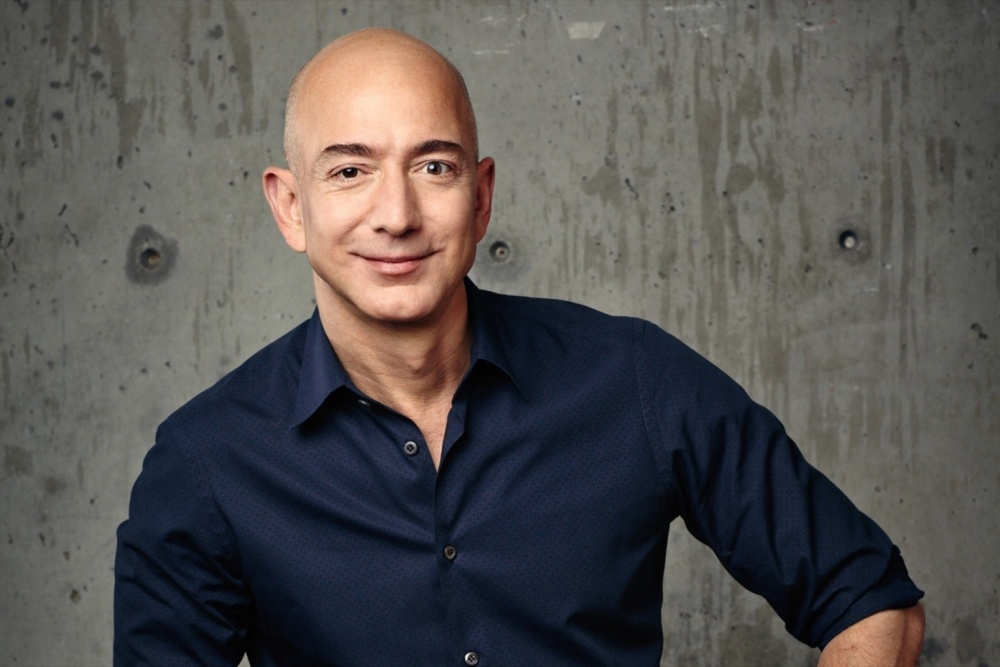
#> input picture faces/1.jpeg, 1000 x 667 px, shrunk from 2000 x 1334 before the run; its folder holds only this picture in this run
$ jupyter execute --allow-errors main.ipynb
#> lines starting #> are read from the running program, lines starting #| are printed output that depends on the picture; after the words box and inside, x2 and y2 are one past the last pixel; in counts of white or black regions, pixels touching at a corner belong together
# Task 1 : Face,Eye,Mouth,Nose Detection

[cell 1]
import cv2
import numpy as np
import os

[cell 2]
face = cv2.CascadeClassifier('classifiers/face_classifier.xml')
eye = cv2.CascadeClassifier('classifiers/eye_classifier.xml')
nose = cv2.CascadeClassifier('classifiers/nose_classifier.xml')
mouth = cv2.CascadeClassifier('classifiers/mouth_classifier.xml')

[cell 3]
images = os.listdir('J://python program//AISC//COTM 3//faces/')
for image in images:
    img = cv2.imread(f'faces/{image}')
#> img is the input picture: shape (667, 1000, 3); mean B, G, R 82, 83.3, 86.1
    gray = cv2.imread(f'faces/{image}')
    gray = cv2.cvtColor(gray, cv2.COLOR_BGR2RGB)
    faces = face.detectMultiScale(gray,1.1,25)
#> faces = [[273, 76, 235, 235]]
    eyes = eye.detectMultiScale(gray,1.1,25)
#> eyes = [[826, 220, 40, 40], [481, 232, 36, 36], [407, 140, 55, 55], [121, 230, 53, 53], [317, 143, 61, 61]]
    mouths = mouth.detectMultiScale(gray,1.6,25)
#> mouths = [[343, 235, 102, 61]]
    noses = nose.detectMultiScale(gray,1.5,11)
#> noses = [[363, 199, 61, 51], [349, 188, 91, 76]]
    for (a,b,c,d) in faces:
        cv2.rectangle(img, (a,b), (a+c,b+d), (255,0,0),2)
        cv2.putText(img, "Face", (a,b), cv2.FONT_HERSHEY_PLAIN, 2, (255,0,0),2)
#> this loop made 1 pass
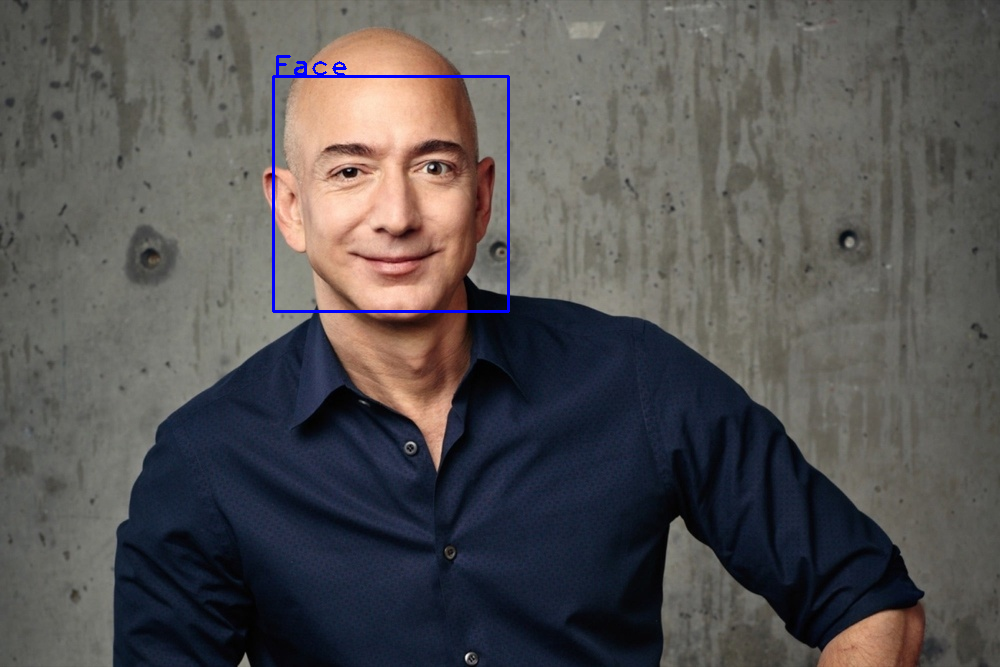
#> img: shape (667, 1000, 3); 0.48% of pixels changed, all inside (x1, y1, x2, y2) = (272, 55, 510, 313)


    for (a,b,c,d) in eyes:
        cv2.rectangle(img, (a,b), (a+c,b+d), (0,255,0),2)
        cv2.putText(img, "Eye", (a,b), cv2.FONT_HERSHEY_PLAIN, 2, (0,255,0),2)
#> this loop made 5 passes
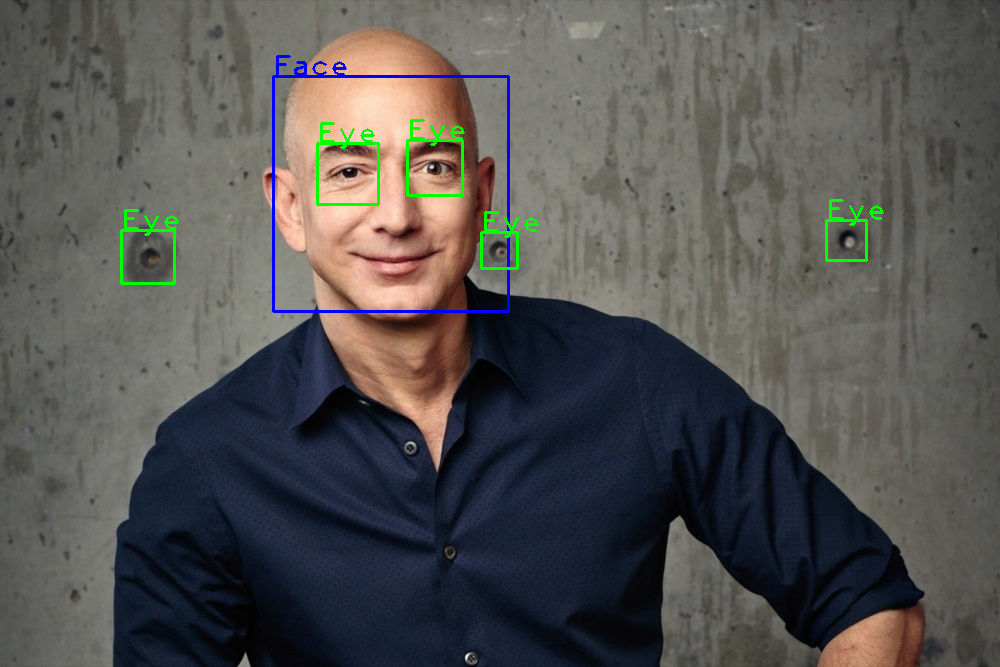
#> img: shape (667, 1000, 3); 0.68% of pixels changed, all inside (x1, y1, x2, y2) = (120, 119, 884, 285)
    for (a,b,c,d) in noses:
        cv2.rectangle(img, (a,b), (a+c,b+d), (0,0,255),2)
        cv2.putText(img, "Nose", (a,b), cv2.FONT_HERSHEY_PLAIN, 2, (0,0,255),2)
#> this loop made 2 passes
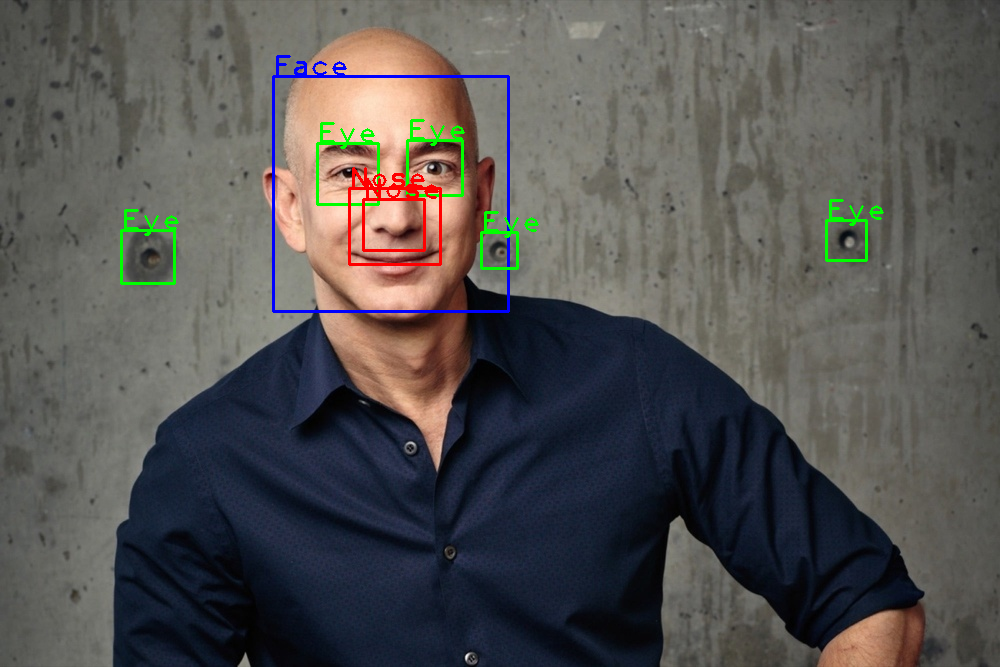
#> img: shape (667, 1000, 3); 0.37% of pixels changed, all inside (x1, y1, x2, y2) = (348, 167, 442, 266)
    for (a,b,c,d) in mouths:
        cv2.rectangle(img, (a,b), (a+c,b+d), (255,0,255),2)
        cv2.putText(img, "Mouth", (a,b), cv2.FONT_HERSHEY_PLAIN, 2, (255,0,255),2)
#> this loop made 1 pass
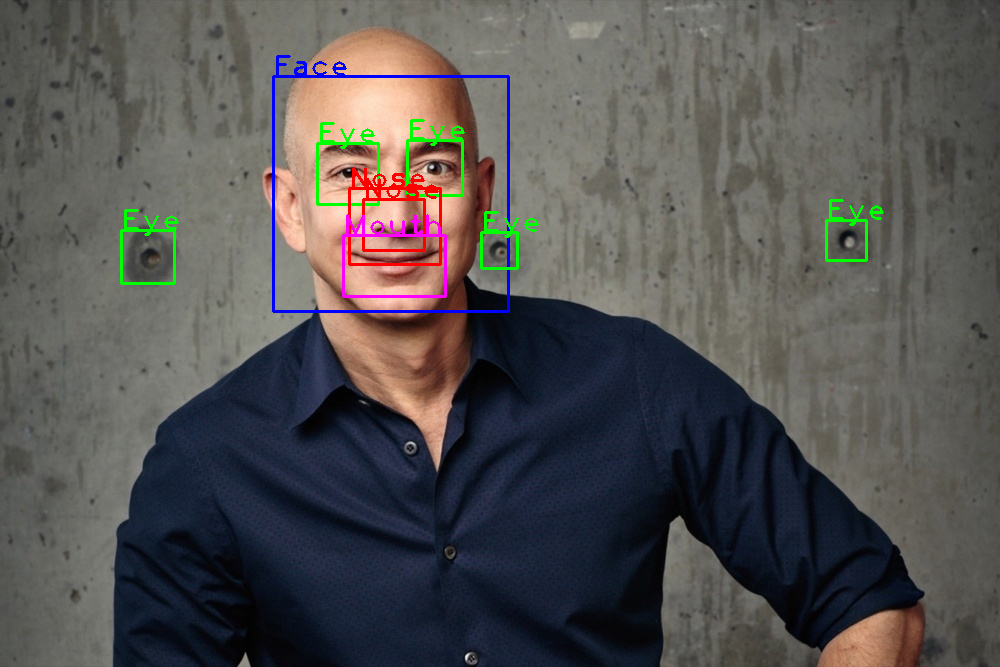
#> img: shape (667, 1000, 3); 0.23% of pixels changed, all inside (x1, y1, x2, y2) = (342, 214, 447, 298)
    cv2.imwrite(f'detected/{image}', img)
#{"blue":(255,0,0), "red":(0,0,255), "green":(0,255,0), "white":(255,255,255)

$ run again, on faces/13.jpg
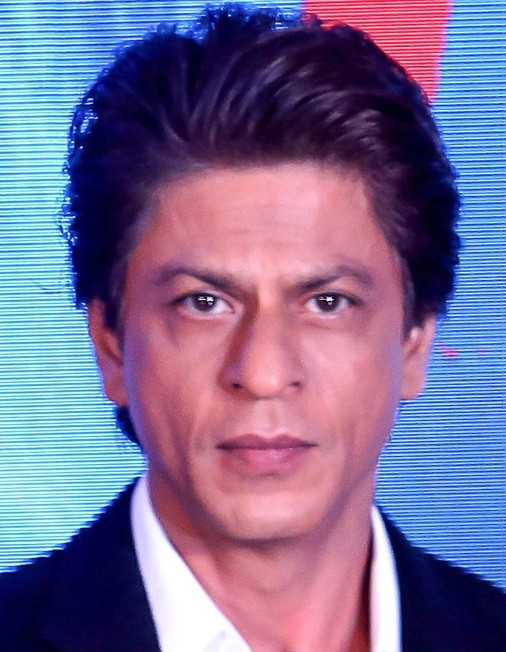
#> input picture faces/13.jpg, 506 x 652 px
#> img is the input picture: shape (652, 506, 3); mean B, G, R 149.2, 108.6, 122.7
#> faces = [[86, 169, 347, 347]]
#> eyes = [[288, 267, 72, 72], [163, 267, 72, 72]]
#> mouths = [[214, 429, 102, 61], [185, 407, 164, 98]]
#> noses = [[214, 341, 91, 76]]
#> the loop `for (a,b,c,d) in faces:` made 1 pass
#> the loop `for (a,b,c,d) in eyes:` made 2 passes
#> the loop `for (a,b,c,d) in noses:` made 1 pass
#> after the loop `for (a,b,c,d) in noses:`:
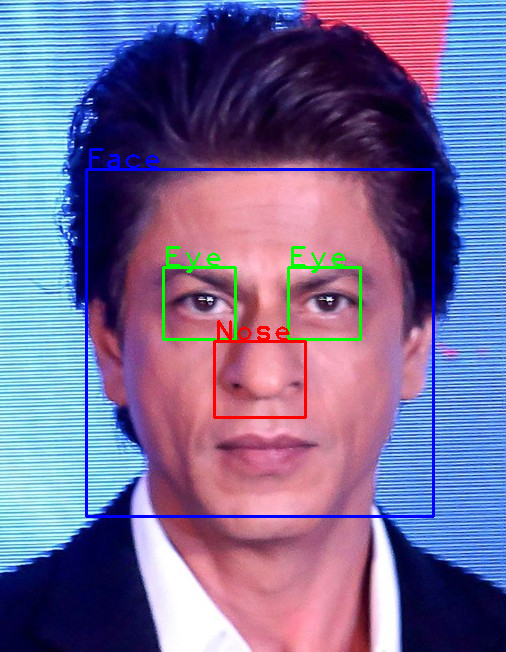
#> img: shape (652, 506, 3); mean B, G, R 149.2, 107.8, 120.2
#> the loop `for (a,b,c,d) in mouths:` made 2 passes
#> after the loop `for (a,b,c,d) in mouths:`:
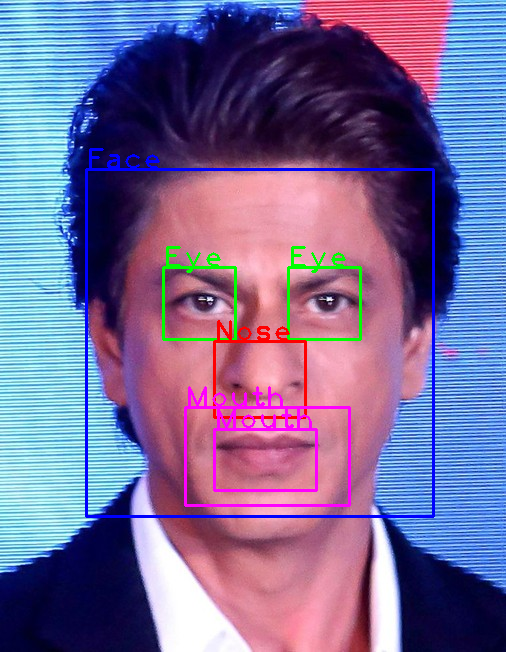
#> img: shape (652, 506, 3); 1.11% of pixels changed, all inside (x1, y1, x2, y2) = (184, 386, 351, 507)

$ run again, on faces/14.jpg
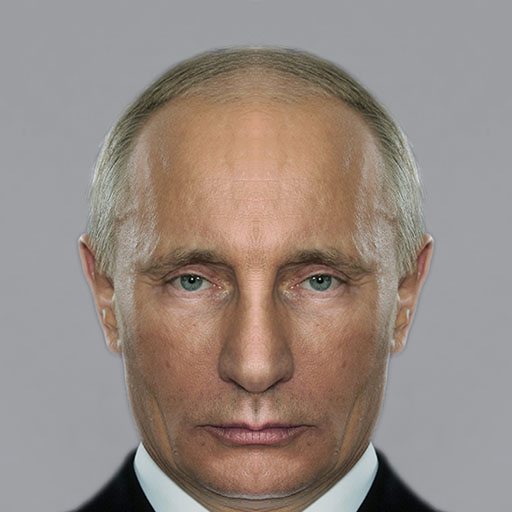
#> input picture faces/14.jpg, 512 x 512 px
#> img is the input picture: shape (512, 512, 3); mean B, G, R 130.4, 137.9, 150.9
#> faces = [[100, 156, 305, 305]]
#> eyes = [[168, 260, 44, 44], [293, 253, 56, 56]]
#> mouths = [[203, 411, 102, 61]]
#> noses = [[206, 334, 91, 76]]
#> the loop `for (a,b,c,d) in faces:` made 1 pass
#> the loop `for (a,b,c,d) in eyes:` made 2 passes
#> the loop `for (a,b,c,d) in noses:` made 1 pass
#> after the loop `for (a,b,c,d) in noses:`:
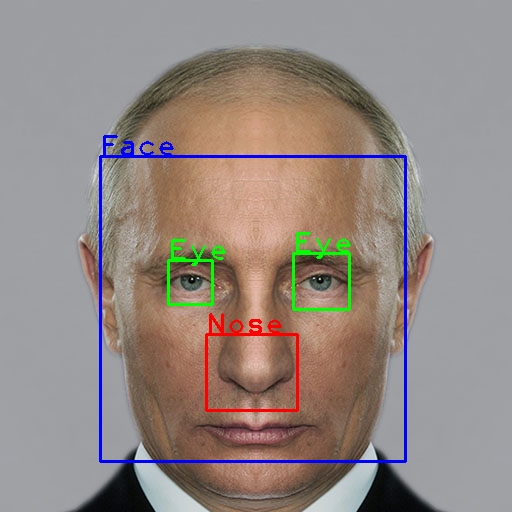
#> img: shape (512, 512, 3); mean B, G, R 131.3, 136.2, 148.1
#> the loop `for (a,b,c,d) in mouths:` made 1 pass
#> after the loop `for (a,b,c,d) in mouths:`:
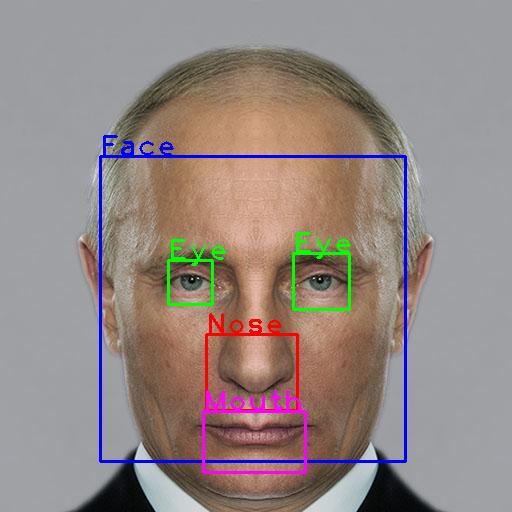
#> img: shape (512, 512, 3); 0.59% of pixels changed, all inside (x1, y1, x2, y2) = (202, 390, 307, 474)

$ run again, on faces/15.jpg
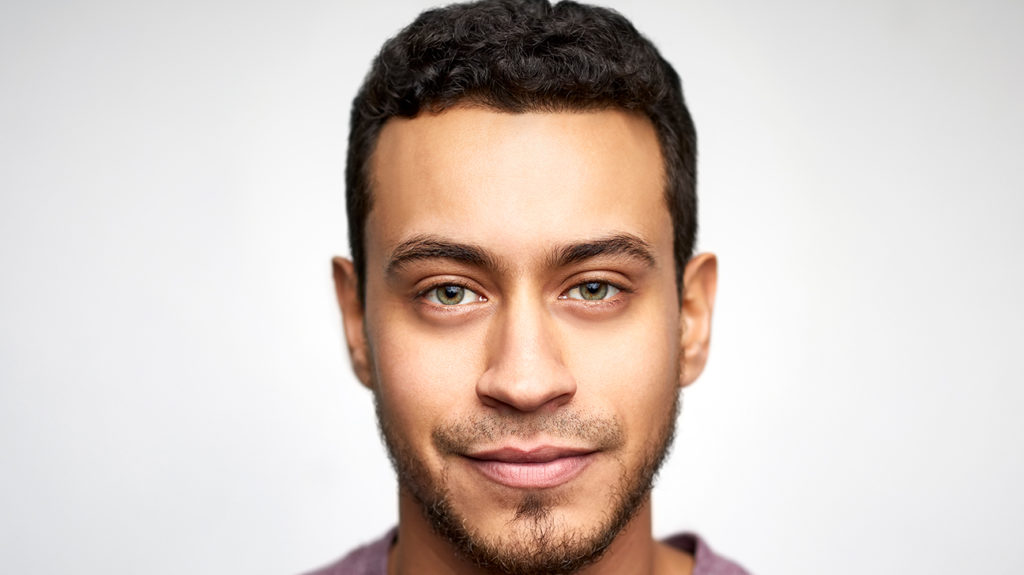
#> input picture faces/15.jpg, 1024 x 575 px
#> img is the input picture: shape (575, 1024, 3); mean B, G, R 193.4, 200.1, 212.8
#> faces = [[324, 129, 401, 401]]
#> eyes = [[401, 248, 93, 93], [542, 241, 94, 94]]
#> mouths = [[448, 424, 164, 98]]
#> noses = [[473, 351, 91, 76], [454, 331, 137, 114]]
#> the loop `for (a,b,c,d) in faces:` made 1 pass
#> the loop `for (a,b,c,d) in eyes:` made 2 passes
#> the loop `for (a,b,c,d) in noses:` made 2 passes
#> after the loop `for (a,b,c,d) in noses:`:
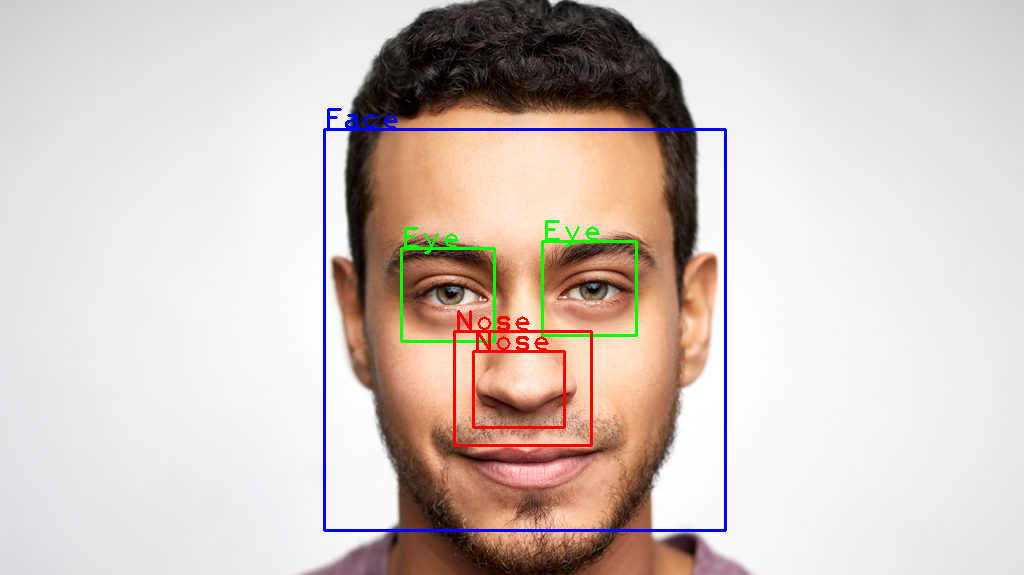
#> img: shape (575, 1024, 3); mean B, G, R 192.6, 197.8, 210.1
#> the loop `for (a,b,c,d) in mouths:` made 1 pass
#> after the loop `for (a,b,c,d) in mouths:`:
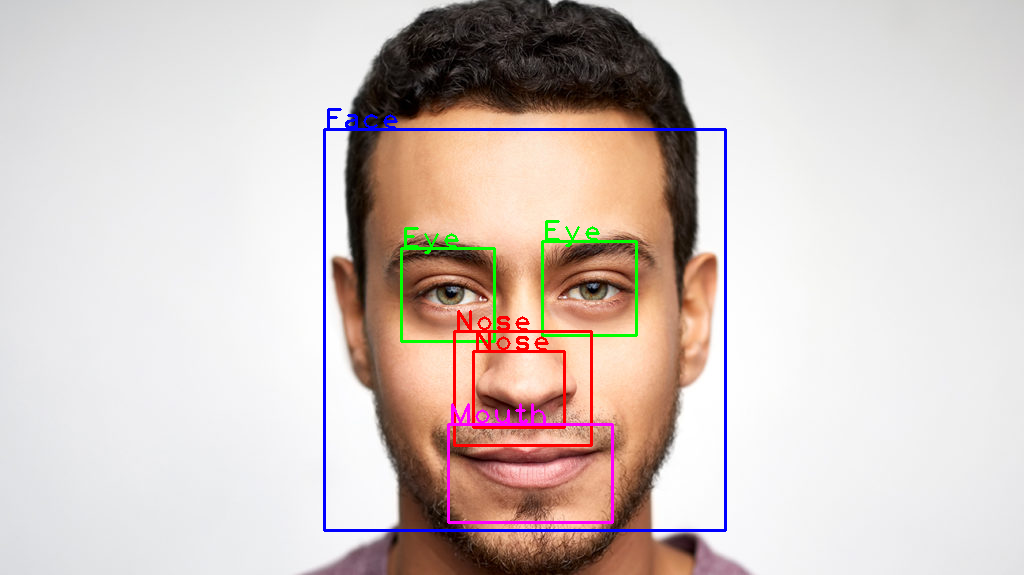
#> img: shape (575, 1024, 3); 0.36% of pixels changed, all inside (x1, y1, x2, y2) = (447, 403, 614, 524)

$ run again, on faces/10.jpg
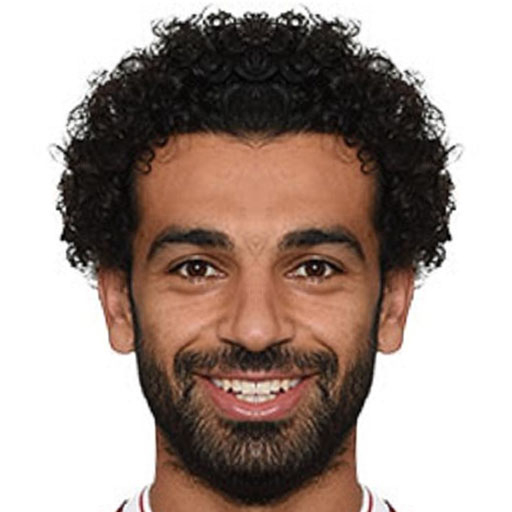
#> input picture faces/10.jpg, 512 x 512 px
#> img is the input picture: shape (512, 512, 3); mean B, G, R 143, 150.5, 166.3
#> faces = [[93, 133, 323, 323]]
#> eyes = [[159, 239, 60, 60], [278, 235, 67, 67]]
#> mouths = ()
#> noses = [[222, 312, 61, 51], [206, 294, 91, 76]]
#> the loop `for (a,b,c,d) in faces:` made 1 pass
#> the loop `for (a,b,c,d) in eyes:` made 2 passes
#> the loop `for (a,b,c,d) in noses:` made 2 passes
#> after the loop `for (a,b,c,d) in noses:`:
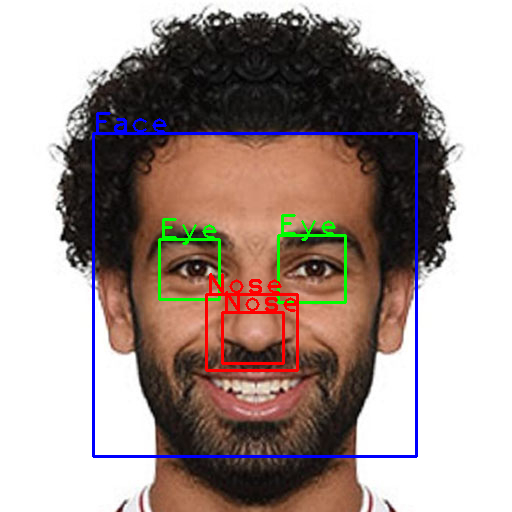
#> img: shape (512, 512, 3); mean B, G, R 144.1, 149, 164.3
